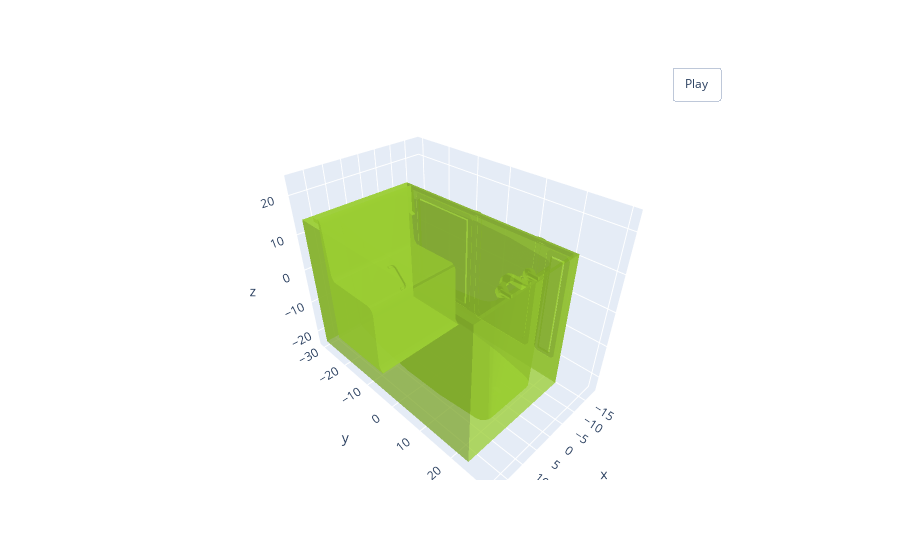

Here is the notebook cell this chart was saved with:
### Code cell
visualize_rotate([go.Mesh3d(x=x, y=y, z=z, color='yellowgreen', opacity=0.50, i=i,j=j,k=k)]).show()

### Figure 1 — Plotly figure (JSON) as saved in the notebook; plotly's stock layout.template omitted (floating-point values rounded to 4 significant figures; data arrays with more than 128 entries replaced by an {"elided": "..."} marker saying what was removed)
{"data": [{"color": "yellowgreen", "i": {"elided": "3546 int values"}, "j": {"elided": "3546 int values"}, "k": {"elided": "3546 int values"}, "opacity": 0.5, "type": "mesh3d", "x": {"elided": "3514 float values"}, "y": {"elided": "3514 float values"}, "z": {"elided": "3514 float values"}}], "layout": {"updatemenus": [{"buttons": [{"args": [null, {"frame": {"duration": 50, "redraw": true}, "fromcurrent": true, "mode": "immediate", "transition": {"duration": 0}}], "label": "Play", "method": "animate"}], "pad": {"r": 10, "t": 45}, "showactive": false, "type": "buttons", "x": 0.8, "xanchor": "left", "y": 1, "yanchor": "bottom"}]}}
